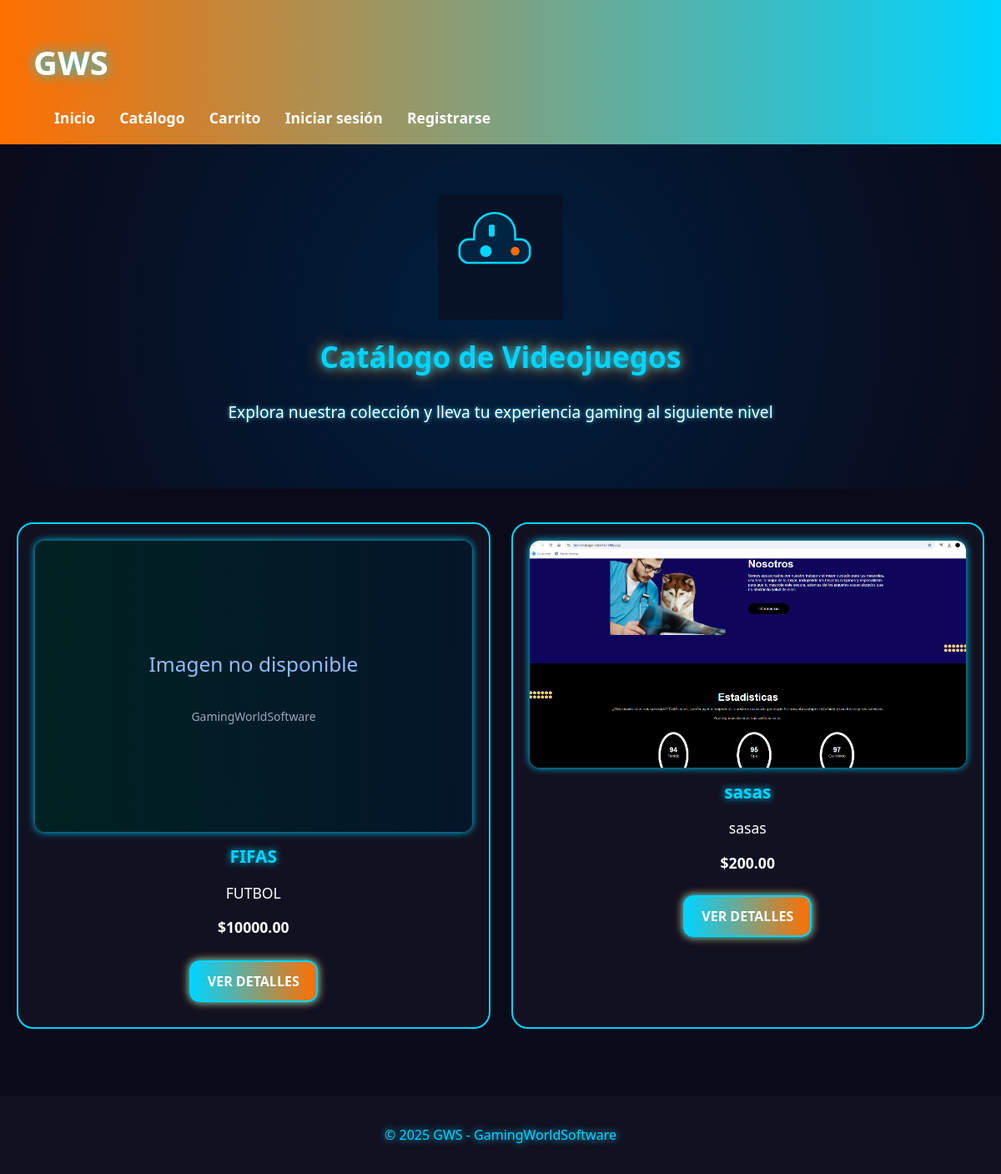
/productos/, run on an earlier commit of the app's database.
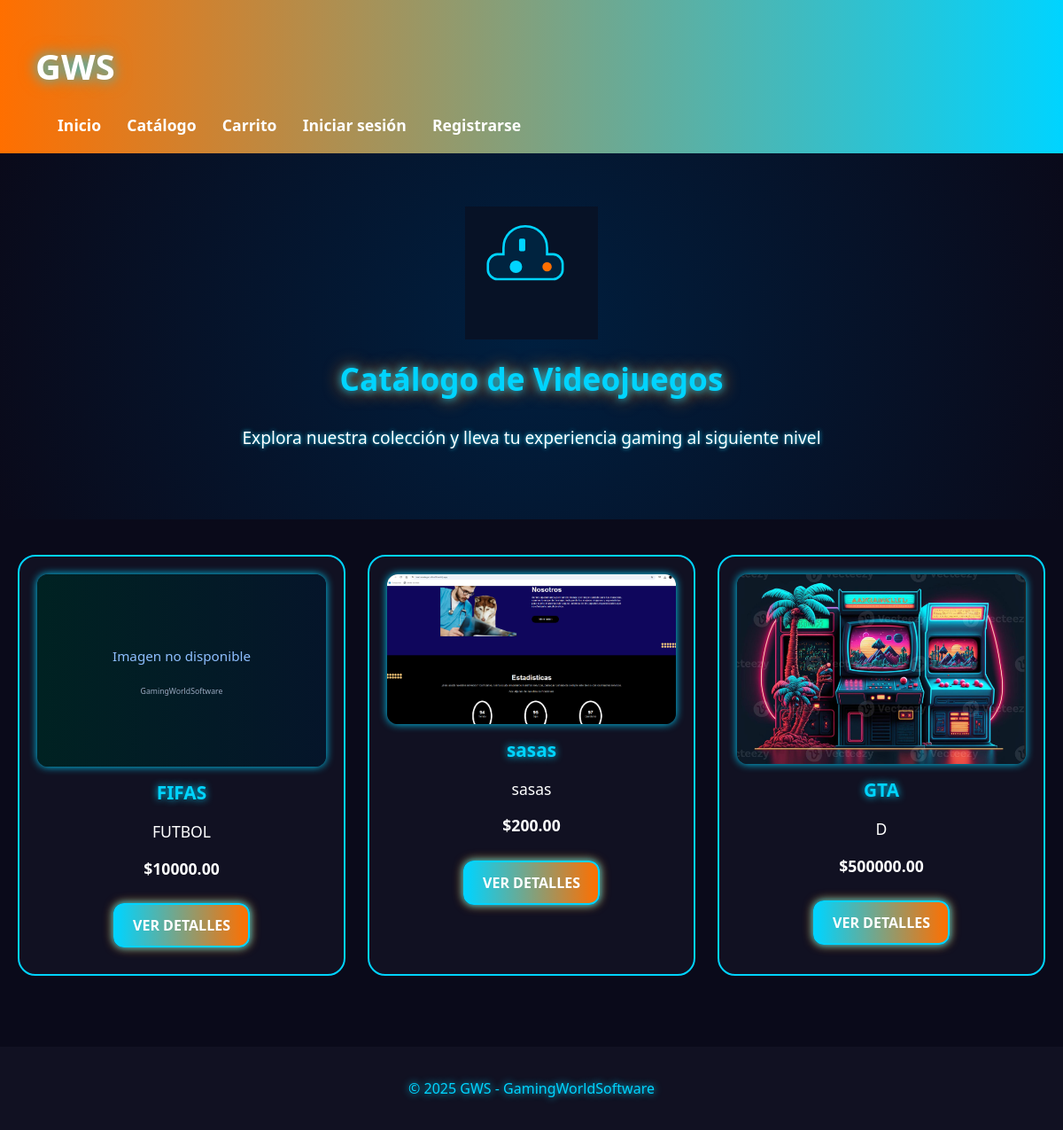
And on a later commit of the database.
### tienda/models.py (models this page shows, shortened)
class Videojuego(models.Model):
    nombre = models.CharField(max_length=100)
    descripcion = models.TextField()
    precio = models.DecimalField(max_digits=10, decimal_places=2)
    imagen = models.ImageField(upload_to='videojuegos/', null=True, blank=True)
    categoria = models.CharField(max_length=50)
    fecha_lanzamiento = models.DateField()
    stock = models.PositiveIntegerField(default=0)

### tienda/views.py (the view)
# urls.py: path('productos/', views.productos, name='productos'),
def productos(request):
    videojuegos = Videojuego.objects.all()
    return render(request, 'tienda/productos.html', {'videojuegos': videojuegos})

### tienda/templates/tienda/productos.html (shortened to what this page needs)
{% extends 'tienda/base.html' %}
{% load static %}
{% block content %}
<section class="hero">
        <img src="{% static 'tienda/img/joystick.svg' %}" alt="Control GWS" class="cohete">
        <h2>Catálogo de Videojuegos</h2>
        <p>Explora nuestra colección y lleva tu experiencia gaming al siguiente nivel</p>
</section>
<section class="productos">
        {% for juego in videojuegos %}
        <div class="producto">
                {% if juego.imagen %}
                        <img src="{{ juego.imagen.url }}" alt="{{ juego.nombre }}">
                {% else %}
                        <img src="{% static 'tienda/img/placeholder.svg' %}" alt="Sin imagen">
                {% endif %}
                <h3>{{ juego.nombre }}</h3>
                <p>{{ juego.descripcion|truncatechars:80 }}</p>
                <p><strong>${{ juego.precio }}</strong></p>
                <a href="{% url 'detalle_videojuego' juego.pk %}" class="btn">Ver Detalles</a>
        </div>
        {% empty %}
        <p>No hay videojuegos disponibles por el momento.</p>
        {% endfor %}
</section>
{% endblock %}

What changed in the data, as far as the page shows it:
added Videojuego: imagen (picture), nombre "GTA", descripcion "D", precio "500000.00"
